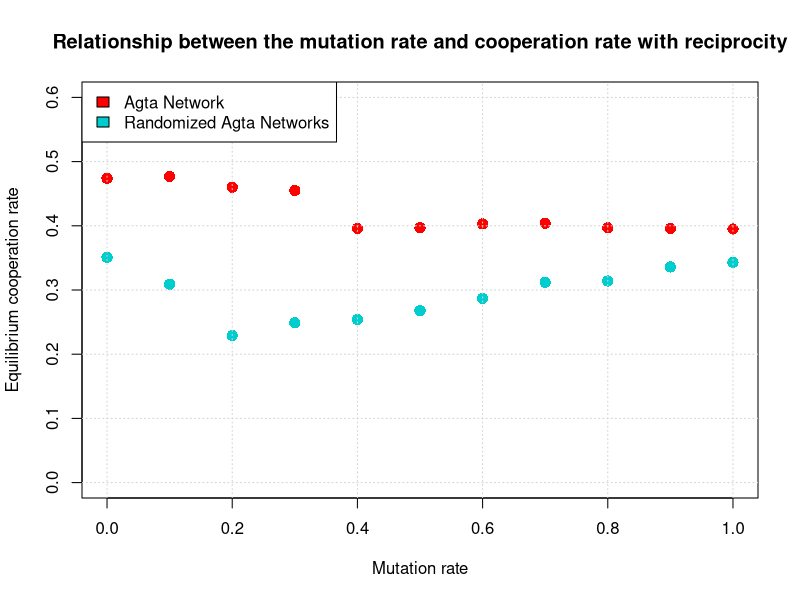

Write R code to recreate this figure.
coopsRan <- c(0.351,0.309,0.229,0.249,0.254,0.268,0.287,0.312,0.314,0.336,0.343)
coopsAg <- c(0.474,0.477,0.46,0.455,0.396,0.397,0.403,0.404,0.397,0.396,0.395)
comp <- c(0.0,0.1,0.2,0.3,0.4,0.5,0.6,0.7,0.8,0.9,1)
plot(comp, coopsAg,ylim=c(0,0.6), col = "red",pch=16, cex= 1.5,xlab="Mutation rate",
     ylab="Equilibrium cooperation rate", main="Relationship between the mutation rate and cooperation rate with reciprocity")
points(comp, coopsRan,col="cyan3",pch=16, cex= 1.5)
grid()
legend("topleft",
       legend=c("Agta Network", "Randomized Agta Networks"),
       fill = c("red", "cyan3"))
